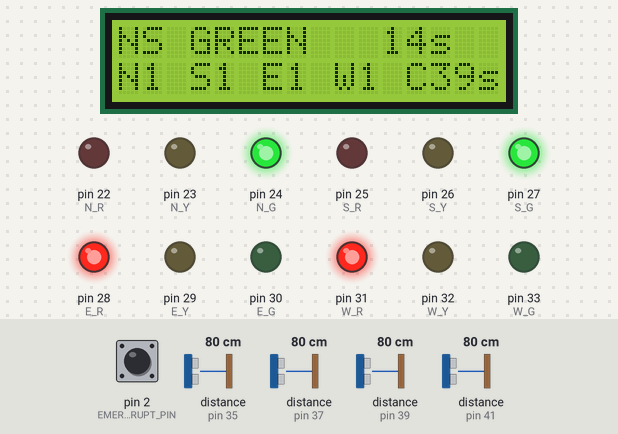
Simulated run of this sketch. Board: Arduino Mega 2560, built with avr-gcc and run on an emulated ATmega2560. Parts: 16×2 character LCD, output pins drawn as LEDs (lit = HIGH). Wiring (from diagram.json): 4 × ultrasonic range finder: trigger pin 34, echo pin 35 / trigger pin 36, echo pin 37 / trigger pin 38, echo pin 39 / trigger pin 40, echo pin 41. The test bench sets the inputs (shaded band); at power-on: pin 2 (EMERGENCY_INTERRUPT_PIN) HIGH, distance to the obstacle (sensors on pin 35, pin 37, pin 39, pin 41) 80 cm. The echo pulse lasts 58.3 µs per cm; pins used as bus, display or sensor lines are not drawn.

Above: at 2.5 s.
2.6 s: pin 2 (EMERGENCY_INTERRUPT_PIN) pulled LOW for 0.15 s
At 3.7 s:
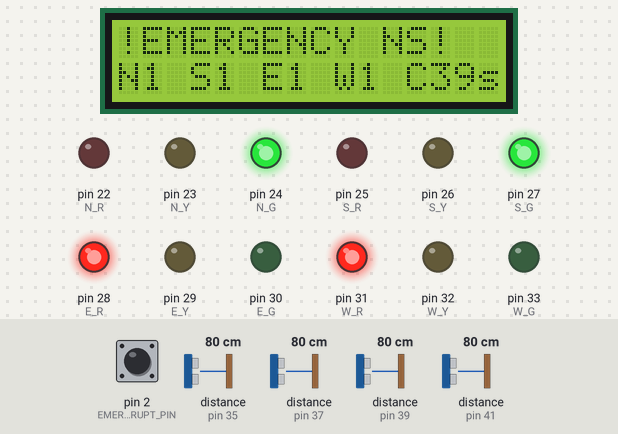
4.3 s: distance to the obstacle (sensor on pin 35) set to 2 cm
At 5.1 s:
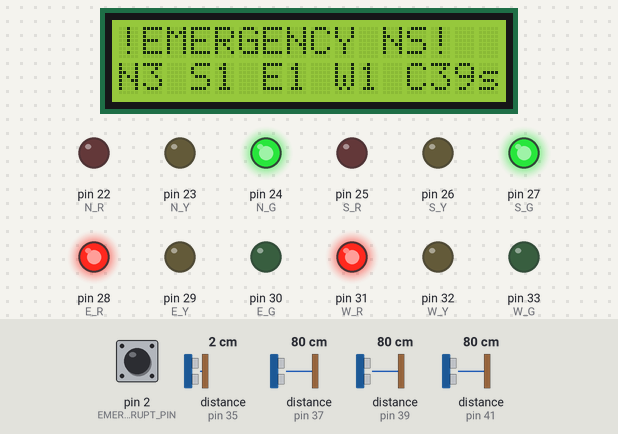
6.1 s: distance to the obstacle (sensor on pin 37) set to 2 cm
At 7.6 s:
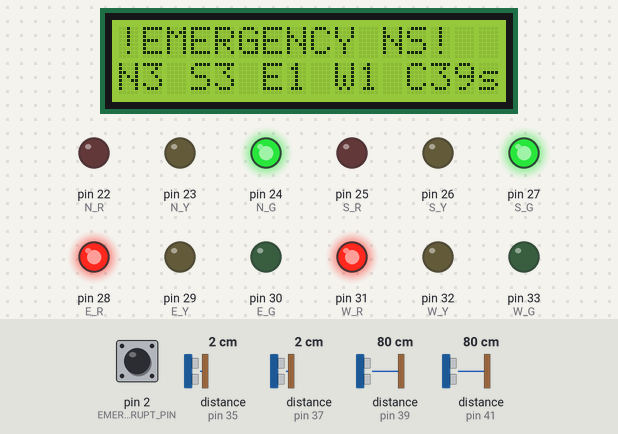
7.9 s: distance to the obstacle (sensor on pin 39) set to 2 cm
At 9.0 s:
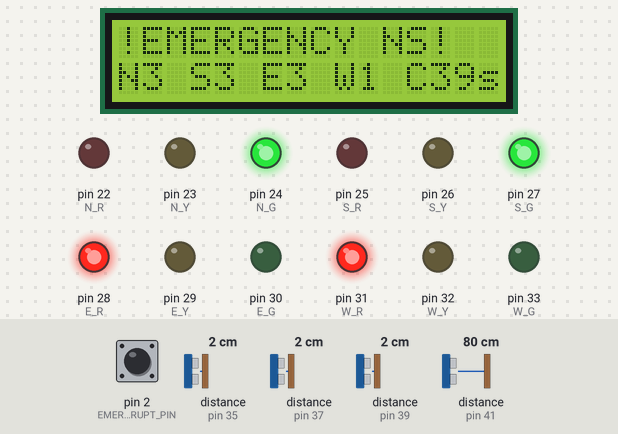
9.7 s: distance to the obstacle (sensor on pin 41) set to 2 cm
At 10.4 s:
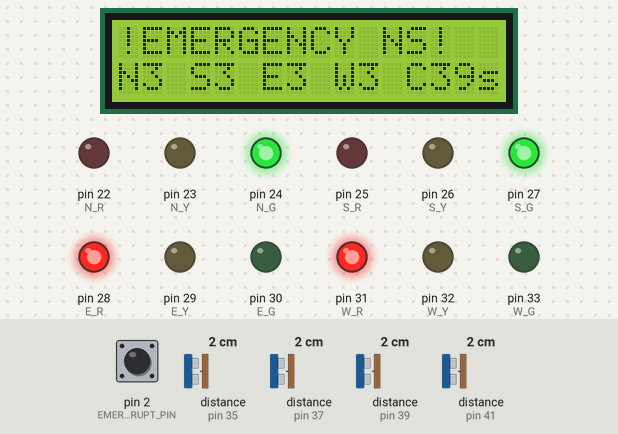
11.5 s: distance to the obstacle (sensor on pin 35) set to 18 cm
At 18.5 s:
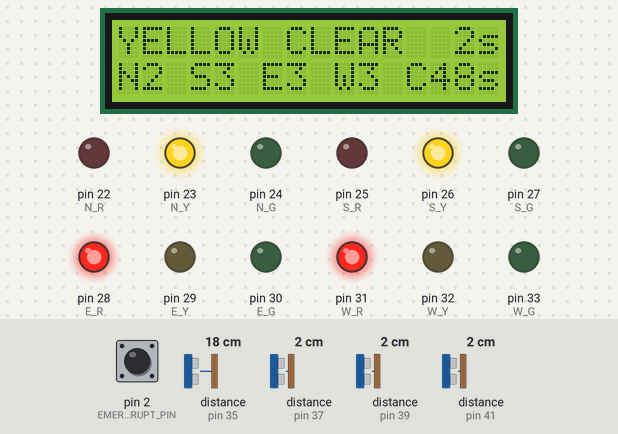
Timing chart, 0 to 19.3 s (numbered marks = the images above; inputs shaded):
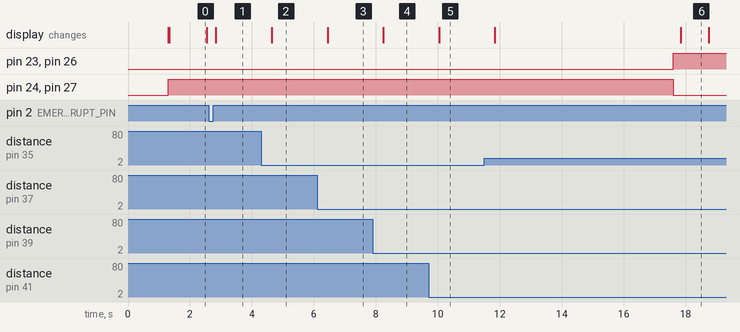

The sketch:

sketch.ino
```cpp
/**
 * DEAM — Dynamic, Emergency-Aware, Adaptive Traffic Management System (AETMS)
 * Firmware for Arduino MEGA 2560 (ATmega2560)
 *
 * FEATURES:
 * 1. Non-blocking millis() finite state machine (zero blocking delay() in cycle execution).
 * 2. External Hardware Interrupt (Pin 2 / INT4) for sub-microsecond emergency priority preemption.
 *    (Pins 20/SDA and 21/SCL remain clean for I2C LCD communication).
 * 3. Sequential, non-overlapping ultrasonic triggering to prevent acoustic cross-talk.
 * 4. Formula synchronization with TypeScript simulation controller.
 * 5. Flicker-free LCD telemetry updates (padded buffer without repeated lcd.clear()).
 *
 * SHARED TEST VECTORS (TypeScript Controller & Arduino Mega Firmware):
 * [qN, qS, qE, qW] -> [TotalQ] -> [Cycle C] -> [greenNS, greenEW]
 * Vector 1: [1, 1, 1, 1] -> Total=4  -> C=26s -> greenNS=13s, greenEW=13s (Balanced Low)
 * Vector 2: [3, 3, 1, 1] -> Total=8  -> C=34s -> greenNS=25s, greenEW=9s  (Heavy NS Arterial)
 * Vector 3: [1, 1, 3, 3] -> Total=8  -> C=34s -> greenNS=9s,  greenEW=25s (Heavy EW Boulevard)
 * Vector 4: [3, 3, 3, 3] -> Total=12 -> C=42s -> greenNS=21s, greenEW=21s (Heavy Saturated Grid)
 * Vector 5: [0, 0, 3, 3] -> Total=6  -> C=30s -> greenNS=5s,  greenEW=25s (Starvation Protection Bound)
 */

#include <Wire.h>
#include <LiquidCrystal_I2C.h>

LiquidCrystal_I2C lcd(0x27, 16, 2);

// ---------------- Traffic Light Pins (12 LEDs) ----------------
const byte N_R = 22, N_Y = 23, N_G = 24;
const byte S_R = 25, S_Y = 26, S_G = 27;
const byte E_R = 28, E_Y = 29, E_G = 30;
const byte W_R = 31, W_Y = 32, W_G = 33;

// ---------------- Ultrasonic Sensor Pins (HC-SR04) ----------------
const byte N_TRIG = 34, N_ECHO = 35;
const byte S_TRIG = 36, S_ECHO = 37;
const byte E_TRIG = 38, E_ECHO = 39;
const byte W_TRIG = 40, W_ECHO = 41;

// ---------------- Emergency Interrupt Pin (Arduino Mega Pin 2 -> INT4) ----------------
// NOTE: On Arduino Mega 2560, INT0 is Pin 21 (SCL). Pin 2 is INT4!
// Using Pin 2 avoids collision with I2C SCL on Pin 21.
const byte EMERGENCY_INTERRUPT_PIN = 2;

// ---------------- Algorithm Boundaries & Constants ----------------
const int MIN_GREEN = 5;       // Guaranteed minimum green (starvation prevention)
const int MAX_GREEN = 35;      // Congestion cap
const int BASE_YELLOW_MS = 3000;
const int BASE_ALL_RED_MS = 1500;
const int EMERGENCY_HOLD_MS = 15000;

// ---------------- FSM State Definitions ----------------
enum TrafficState {
  STATE_NS_GREEN,
  STATE_NS_YELLOW,
  STATE_ALL_RED_TO_EW,
  STATE_EW_GREEN,
  STATE_EW_YELLOW,
  STATE_ALL_RED_TO_NS,
  STATE_EMERGENCY_CLEARANCE_YELLOW,
  STATE_EMERGENCY_CLEARANCE_ALL_RED,
  STATE_EMERGENCY_GREEN
};

TrafficState currentState = STATE_NS_GREEN;
unsigned long stateStartTime = 0;
unsigned long currentPhaseDurationMs = 15000;

// Measured Queue Densities (1 = Low, 2 = Medium, 3 = High)
int qN = 1, qS = 1, qE = 1, qW = 1;
int allocatedGreenNS = 15;
int allocatedGreenEW = 15;

// Emergency ISR Flag & Timestamp
volatile bool emergencyRequested = false;
volatile unsigned long emergencyTriggerTimestamp = 0;

// Non-blocking Telemetry Update Timer
unsigned long lastLcdUpdate = 0;
unsigned long lastSensorRead = 0;
byte currentSensorIndex = 0;

// ---------------- External Hardware Interrupt Service Routine ----------------
void emergencyISR() {
  emergencyRequested = true;
  emergencyTriggerTimestamp = millis();
}

// ---------------- Ultrasonic Distance Sensing (Sequential non-blocking) ----------------
int readDistanceCm(byte trigPin, byte echoPin) {
  digitalWrite(trigPin, LOW);
  delayMicroseconds(2);
  digitalWrite(trigPin, HIGH);
  delayMicroseconds(10);
  digitalWrite(trigPin, LOW);

  unsigned long duration = pulseIn(echoPin, HIGH, 20000UL); // 20ms timeout (~3.4m)
  if (duration == 0) return 400; // Out of range / clear
  return (int)(duration / 58UL);
}

int computeDensityScore(int distCm) {
  if (distCm < 10) return 3;       // High queue density
  if (distCm < 25) return 2;       // Medium queue density
  return 1;                        // Low / clear approach
}

// ---------------- Signal Output Controls ----------------
void setSignals(byte nr, byte ny, byte ng,
                byte sr, byte sy, byte sg,
                byte er, byte ey, byte eg,
                byte wr, byte wy, byte wg) {
  digitalWrite(N_R, nr); digitalWrite(N_Y, ny); digitalWrite(N_G, ng);
  digitalWrite(S_R, sr); digitalWrite(S_Y, sy); digitalWrite(S_G, sg);
  digitalWrite(E_R, er); digitalWrite(E_Y, ey); digitalWrite(E_G, eg);
  digitalWrite(W_R, wr); digitalWrite(W_Y, wy); digitalWrite(W_G, wg);
}

void applySignalsForState(TrafficState state) {
  switch (state) {
    case STATE_NS_GREEN:
    case STATE_EMERGENCY_GREEN:
      setSignals(LOW, LOW, HIGH, LOW, LOW, HIGH, HIGH, LOW, LOW, HIGH, LOW, LOW);
      break;
    case STATE_NS_YELLOW:
      setSignals(LOW, HIGH, LOW, LOW, HIGH, LOW, HIGH, LOW, LOW, HIGH, LOW, LOW);
      break;
    case STATE_ALL_RED_TO_EW:
    case STATE_ALL_RED_TO_NS:
    case STATE_EMERGENCY_CLEARANCE_ALL_RED:
      setSignals(HIGH, LOW, LOW, HIGH, LOW, LOW, HIGH, LOW, LOW, HIGH, LOW, LOW);
      break;
    case STATE_EW_GREEN:
      setSignals(HIGH, LOW, LOW, HIGH, LOW, LOW, LOW, LOW, HIGH, LOW, LOW, HIGH);
      break;
    case STATE_EW_YELLOW:
    case STATE_EMERGENCY_CLEARANCE_YELLOW:
      setSignals(HIGH, LOW, LOW, HIGH, LOW, LOW, LOW, HIGH, LOW, LOW, HIGH, LOW);
      break;
  }
}

// ---------------- Synchronized Dynamic Green Calculation ----------------
void calculateNextSplits() {
  int nsDemand = qN + qS;
  int ewDemand = qE + qW;
  int totalDemand = max(1, nsDemand + ewDemand);

  // Dynamic cycle length bounded between 22s and 65s
  long dynamicCycle = constrain(18 + totalDemand * 2, 22, 65);

  allocatedGreenNS = (int)(dynamicCycle * nsDemand / totalDemand);
  allocatedGreenEW = (int)(dynamicCycle * ewDemand / totalDemand);

  allocatedGreenNS = constrain(allocatedGreenNS, MIN_GREEN, MAX_GREEN);
  allocatedGreenEW = constrain(allocatedGreenEW, MIN_GREEN, MAX_GREEN);
}

// ---------------- Flicker-Free LCD Update (Overwrites with fixed spacing) ----------------
void updateLcdDisplay() {
  unsigned long now = millis();
  if (now - lastLcdUpdate < 300) return; // 3.3 Hz refresh
  lastLcdUpdate = now;

  int remainingSec = (int)((currentPhaseDurationMs - (now - stateStartTime)) / 1000);
  if (remainingSec < 0) remainingSec = 0;

  lcd.setCursor(0, 0);
  if (currentState == STATE_EMERGENCY_GREEN) {
    lcd.print("!EMERGENCY NS!  ");
  } else if (currentState == STATE_NS_GREEN) {
    lcd.print("NS GREEN   ");
    if (remainingSec < 10) lcd.print(" ");
    lcd.print(remainingSec);
    lcd.print("s ");
  } else if (currentState == STATE_NS_YELLOW || currentState == STATE_EW_YELLOW) {
    lcd.print("YELLOW CLEAR  ");
    lcd.print(remainingSec);
    lcd.print("s");
  } else if (currentState == STATE_ALL_RED_TO_EW || currentState == STATE_ALL_RED_TO_NS) {
    lcd.print("ALL RED CLEAR ");
    lcd.print(remainingSec);
    lcd.print("s");
  } else if (currentState == STATE_EW_GREEN) {
    lcd.print("EW GREEN   ");
    if (remainingSec < 10) lcd.print(" ");
    lcd.print(remainingSec);
    lcd.print("s ");
  }

  // Row 1: Density telemetry
  lcd.setCursor(0, 1);
  lcd.print("N"); lcd.print(qN);
  lcd.print(" S"); lcd.print(qS);
  lcd.print(" E"); lcd.print(qE);
  lcd.print(" W"); lcd.print(qW);
  lcd.print(" C");
  int cycle = allocatedGreenNS + allocatedGreenEW + 9;
  lcd.print(cycle);
  lcd.print("s ");
}

// ---------------- Sequential Non-Blocking Sensor Reader ----------------
void pollSensorsSequential() {
  unsigned long now = millis();
  if (now - lastSensorRead < 35) return; // Poll one sensor every 35ms (140ms full sweep)
  lastSensorRead = now;

  switch (currentSensorIndex) {
    case 0:
      qN = computeDensityScore(readDistanceCm(N_TRIG, N_ECHO));
      break;
    case 1:
      qS = computeDensityScore(readDistanceCm(S_TRIG, S_ECHO));
      break;
    case 2:
      qE = computeDensityScore(readDistanceCm(E_TRIG, E_ECHO));
      break;
    case 3:
      qW = computeDensityScore(readDistanceCm(W_TRIG, W_ECHO));
      break;
  }

  currentSensorIndex = (currentSensorIndex + 1) % 4;
}

// ---------------- Arduino Setup ----------------
void setup() {
  byte outputPins[] = {
    N_R, N_Y, N_G, S_R, S_Y, S_G, E_R, E_Y, E_G, W_R, W_Y, W_G,
    N_TRIG, S_TRIG, E_TRIG, W_TRIG
  };
  for (byte i = 0; i < sizeof(outputPins); i++) {
    pinMode(outputPins[i], OUTPUT);
  }

  byte inputPins[] = { N_ECHO, S_ECHO, E_ECHO, W_ECHO };
  for (byte i = 0; i < sizeof(inputPins); i++) {
    pinMode(inputPins[i], INPUT);
  }

  // Configure Emergency Pushbutton / Interrupt on Pin 2 (INT4)
  pinMode(EMERGENCY_INTERRUPT_PIN, INPUT_PULLUP);
  attachInterrupt(digitalPinToInterrupt(EMERGENCY_INTERRUPT_PIN), emergencyISR, FALLING);

  Serial.begin(115200);

  lcd.init();
  lcd.backlight();
  lcd.clear();
  lcd.setCursor(0, 0);
  lcd.print("DEAM Smart Signal");
  lcd.setCursor(0, 1);
  lcd.print("ATmega2560 Init");
  delay(1200);
  lcd.clear();

  stateStartTime = millis();
  currentState = STATE_NS_GREEN;
  currentPhaseDurationMs = 15000;
  applySignalsForState(currentState);
}

// ---------------- Non-Blocking Main Loop ----------------
void loop() {
  unsigned long now = millis();

  // 1. Sequential Ultrasonic Sensor Polling
  pollSensorsSequential();

  // 2. Emergency Preemption Check (Sub-Microsecond ISR Vector -> Safe State Transition)
  if (emergencyRequested) {
    emergencyRequested = false;

    if (currentState == STATE_NS_GREEN) {
      // Already on requested corridor: lock green immediately
      currentState = STATE_EMERGENCY_GREEN;
      stateStartTime = now;
      currentPhaseDurationMs = EMERGENCY_HOLD_MS;
      applySignalsForState(currentState);
    } else if (currentState == STATE_EW_GREEN) {
      // Opposing green: execute safe yellow clearance transition
      currentState = STATE_EMERGENCY_CLEARANCE_YELLOW;
      stateStartTime = now;
      currentPhaseDurationMs = BASE_YELLOW_MS;
      applySignalsForState(currentState);
    }
  }

  // 3. FSM State Transition Check
  if (now - stateStartTime >= currentPhaseDurationMs) {
    stateStartTime = now;

    switch (currentState) {
      case STATE_NS_GREEN:
        currentState = STATE_NS_YELLOW;
        currentPhaseDurationMs = BASE_YELLOW_MS;
        break;

      case STATE_NS_YELLOW:
        currentState = STATE_ALL_RED_TO_EW;
        currentPhaseDurationMs = BASE_ALL_RED_MS;
        calculateNextSplits();
        break;

      case STATE_ALL_RED_TO_EW:
        currentState = STATE_EW_GREEN;
        currentPhaseDurationMs = (unsigned long)allocatedGreenEW * 1000UL;
        break;

      case STATE_EW_GREEN:
        currentState = STATE_EW_YELLOW;
        currentPhaseDurationMs = BASE_YELLOW_MS;
        break;

      case STATE_EW_YELLOW:
        currentState = STATE_ALL_RED_TO_NS;
        currentPhaseDurationMs = BASE_ALL_RED_MS;
        calculateNextSplits();
        break;

      case STATE_ALL_RED_TO_NS:
        currentState = STATE_NS_GREEN;
        currentPhaseDurationMs = (unsigned long)allocatedGreenNS * 1000UL;
        break;

      // Emergency Clearance Sequence
      case STATE_EMERGENCY_CLEARANCE_YELLOW:
        currentState = STATE_EMERGENCY_CLEARANCE_ALL_RED;
        currentPhaseDurationMs = BASE_ALL_RED_MS;
        break;

      case STATE_EMERGENCY_CLEARANCE_ALL_RED:
        currentState = STATE_EMERGENCY_GREEN;
        currentPhaseDurationMs = EMERGENCY_HOLD_MS;
        break;

      case STATE_EMERGENCY_GREEN:
        // Emergency cleared: transition back safely to EW to clear bystander queue
        currentState = STATE_NS_YELLOW;
        currentPhaseDurationMs = BASE_YELLOW_MS;
        calculateNextSplits();
        break;
    }

    applySignalsForState(currentState);
  }

  // 4. Update LCD Telemetry (flicker-free)
  updateLcdDisplay();
}
```

Measured:
- after the input at 2.6 s, the display: changes after 0.24 s (image 1)
- after the input at 4.3 s, the display: changes after 0.34 s (image 2)
- after the input at 6.1 s, the display: changes after 0.34 s (image 3)
- after the input at 7.9 s, the display: changes after 0.34 s (image 4)
- after the input at 9.7 s, the display: changes after 0.34 s (image 5)
- what the display in image 0 shows lasts 1.2 s, from 1.3 s to 2.5 s
- what the display in image 6 shows lasts 0.9 s, from 17.8 s to 18.7 s
